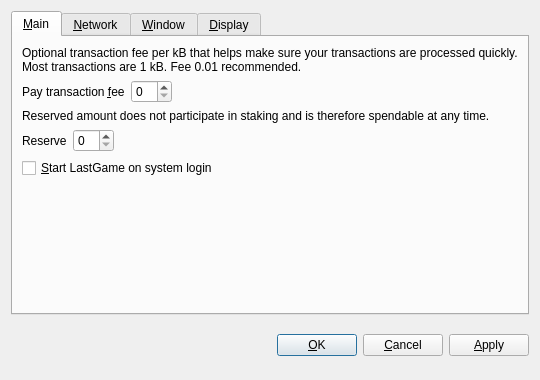
<?xml version="1.0" encoding="UTF-8"?>
<ui version="4.0">
 <class>OptionsDialog</class>
 <widget class="QDialog" name="OptionsDialog">
  <property name="geometry">
   <rect>
    <x>0</x>
    <y>0</y>
    <width>540</width>
    <height>380</height>
   </rect>
  </property>
  <property name="windowTitle">
   <string>Options</string>
  </property>
  <property name="modal">
   <bool>true</bool>
  </property>
  <layout class="QVBoxLayout" name="verticalLayout">
   <item>
    <widget class="QTabWidget" name="tabWidget">
     <property name="tabPosition">
      <enum>QTabWidget::North</enum>
     </property>
     <property name="currentIndex">
      <number>0</number>
     </property>
     <widget class="QWidget" name="tabMain">
      <attribute name="title">
       <string>&amp;Main</string>
      </attribute>
      <layout class="QVBoxLayout" name="verticalLayout_Main">
       <item>
        <widget class="QLabel" name="transactionFeeInfoLabel">
         <property name="text">
          <string>Optional transaction fee per kB that helps make sure your transactions are processed quickly. Most transactions are 1 kB. Fee 0.01 recommended.</string>
         </property>
         <property name="textFormat">
          <enum>Qt::PlainText</enum>
         </property>
         <property name="wordWrap">
          <bool>true</bool>
         </property>
        </widget>
       </item>
       <item>
        <layout class="QHBoxLayout" name="horizontalLayoutFee">
         <item>
          <widget class="QLabel" name="transactionFeeLabel">
           <property name="text">
            <string>Pay transaction &amp;fee</string>
           </property>
           <property name="textFormat">
            <enum>Qt::PlainText</enum>
           </property>
           <property name="buddy">
            <cstring>transactionFee</cstring>
           </property>
          </widget>
         </item>
         <item>
          <widget class="BitcoinAmountField" name="transactionFee"/>
         </item>
         <item>
          <spacer name="horizontalSpacerFee">
           <property name="orientation">
            <enum>Qt::Horizontal</enum>
           </property>
           <property name="sizeHint" stdset="0">
            <size>
             <width>40</width>
             <height>20</height>
            </size>
           </property>
          </spacer>
         </item>
        </layout>
       </item>
       <item>
        <widget class="QLabel" name="reserveBalanceInfoLabel">
         <property name="text">
          <string>Reserved amount does not participate in staking and is therefore spendable at any time.</string>
         </property>
         <property name="textFormat">
          <enum>Qt::PlainText</enum>
         </property>
         <property name="wordWrap">
          <bool>true</bool>
         </property>
        </widget>
       </item>
       <item>
        <layout class="QHBoxLayout" name="horizontalLayoutReserveBalance">
         <item>
          <widget class="QLabel" name="reserveBalanceLabel">
           <property name="text">
            <string>Reserve</string>
           </property>
           <property name="textFormat">
            <enum>Qt::PlainText</enum>
           </property>
           <property name="buddy">
            <cstring>reserveBalance</cstring>
           </property>
          </widget>
         </item>
         <item>
          <widget class="BitcoinAmountField" name="reserveBalance"/>
         </item>
         <item>
          <spacer name="horizontalSpacerReserveBalance">
           <property name="orientation">
            <enum>Qt::Horizontal</enum>
           </property>
           <property name="sizeHint" stdset="0">
            <size>
             <width>40</width>
             <height>20</height>
            </size>
           </property>
          </spacer>
         </item>
        </layout>
       </item>
       <item>
        <widget class="QCheckBox" name="bitcoinAtStartup">
         <property name="toolTip">
          <string>Automatically start LastGame after logging in to the system.</string>
         </property>
         <property name="text">
          <string>&amp;Start LastGame on system login</string>
         </property>
        </widget>
       </item>
       <item>
        <spacer name="verticalSpacer_Main">
         <property name="orientation">
          <enum>Qt::Vertical</enum>
         </property>
         <property name="sizeHint" stdset="0">
          <size>
           <width>20</width>
           <height>40</height>
          </size>
         </property>
        </spacer>
       </item>
      </layout>
     </widget>
     <widget class="QWidget" name="tabNetwork">
      <attribute name="title">
       <string>&amp;Network</string>
      </attribute>
      <layout class="QVBoxLayout" name="verticalLayout_Network">
       <item>
        <widget class="QCheckBox" name="mapPortUpnp">
         <property name="toolTip">
          <string>Automatically open the LastGame client port on the router. This only works when your router supports UPnP and it is enabled.</string>
         </property>
         <property name="text">
          <string>Map port using &amp;UPnP</string>
         </property>
        </widget>
       </item>
       <item>
        <widget class="QCheckBox" name="connectSocks">
         <property name="toolTip">
          <string>Connect to the LastGame network through a SOCKS proxy (e.g. when connecting through Tor).</string>
         </property>
         <property name="text">
          <string>&amp;Connect through SOCKS proxy:</string>
         </property>
        </widget>
       </item>
       <item>
        <layout class="QHBoxLayout" name="horizontalLayout_Network">
         <item>
          <widget class="QLabel" name="proxyIpLabel">
           <property name="text">
            <string>Proxy &amp;IP:</string>
           </property>
           <property name="textFormat">
            <enum>Qt::PlainText</enum>
           </property>
           <property name="buddy">
            <cstring>proxyIp</cstring>
           </property>
          </widget>
         </item>
         <item>
          <widget class="QValidatedLineEdit" name="proxyIp">
           <property name="maximumSize">
            <size>
             <width>140</width>
             <height>16777215</height>
            </size>
           </property>
           <property name="toolTip">
            <string>IP address of the proxy (e.g. 127.0.0.1)</string>
           </property>
          </widget>
         </item>
         <item>
          <widget class="QLabel" name="proxyPortLabel">
           <property name="text">
            <string>&amp;Port:</string>
           </property>
           <property name="textFormat">
            <enum>Qt::PlainText</enum>
           </property>
           <property name="buddy">
            <cstring>proxyPort</cstring>
           </property>
          </widget>
         </item>
         <item>
          <widget class="QLineEdit" name="proxyPort">
           <property name="maximumSize">
            <size>
             <width>55</width>
             <height>16777215</height>
            </size>
           </property>
           <property name="toolTip">
            <string>Port of the proxy (e.g. 9050)</string>
           </property>
          </widget>
         </item>
         <item>
          <widget class="QLabel" name="socksVersionLabel">
           <property name="text">
            <string>SOCKS &amp;Version:</string>
           </property>
           <property name="textFormat">
            <enum>Qt::PlainText</enum>
           </property>
           <property name="buddy">
            <cstring>socksVersion</cstring>
           </property>
          </widget>
         </item>
         <item>
          <widget class="QValueComboBox" name="socksVersion">
           <property name="toolTip">
            <string>SOCKS version of the proxy (e.g. 5)</string>
           </property>
          </widget>
         </item>
         <item>
          <spacer name="horizontalSpacer_Network">
           <property name="orientation">
            <enum>Qt::Horizontal</enum>
           </property>
           <property name="sizeHint" stdset="0">
            <size>
             <width>40</width>
             <height>20</height>
            </size>
           </property>
          </spacer>
         </item>
        </layout>
       </item>
       <item>
        <spacer name="verticalSpacer_Network">
         <property name="orientation">
          <enum>Qt::Vertical</enum>
         </property>
         <property name="sizeHint" stdset="0">
          <size>
           <width>20</width>
           <height>40</height>
          </size>
         </property>
        </spacer>
       </item>
      </layout>
     </widget>
     <widget class="QWidget" name="tabWindow">
      <attribute name="title">
       <string>&amp;Window</string>
      </attribute>
      <layout class="QVBoxLayout" name="verticalLayout_Window">
       <item>
        <widget class="QCheckBox" name="minimizeToTray">
         <property name="toolTip">
          <string>Show only a tray icon after minimizing the window.</string>
         </property>
         <property name="text">
          <string>&amp;Minimize to the tray instead of the taskbar</string>
         </property>
        </widget>
       </item>
       <item>
        <widget class="QCheckBox" name="minimizeOnClose">
         <property name="toolTip">
          <string>Minimize instead of exit the application when the window is closed. When this option is enabled, the application will be closed only after selecting Quit in the menu.</string>
         </property>
         <property name="text">
          <string>M&amp;inimize on close</string>
         </property>
        </widget>
       </item>
       <item>
        <spacer name="verticalSpacer_Window">
         <property name="orientation">
          <enum>Qt::Vertical</enum>
         </property>
         <property name="sizeHint" stdset="0">
          <size>
           <width>20</width>
           <height>40</height>
          </size>
         </property>
        </spacer>
       </item>
      </layout>
     </widget>
     <widget class="QWidget" name="tabDisplay">
      <attribute name="title">
       <string>&amp;Display</string>
      </attribute>
      <layout class="QVBoxLayout" name="verticalLayout_Display">
       <item>
        <layout class="QHBoxLayout" name="horizontalLayout_1_Display">
         <item>
          <widget class="QLabel" name="langLabel">
           <property name="text">
            <string>User Interface &amp;language:</string>
           </property>
           <property name="textFormat">
            <enum>Qt::PlainText</enum>
           </property>
           <property name="buddy">
            <cstring>lang</cstring>
           </property>
          </widget>
         </item>
         <item>
          <widget class="QValueComboBox" name="lang">
           <property name="toolTip">
            <string>The user interface language can be set here. This setting will take effect after restarting LastGame.</string>
           </property>
          </widget>
         </item>
        </layout>
       </item>
       <item>
        <layout class="QHBoxLayout" name="horizontalLayout_2_Display">
         <item>
          <widget class="QLabel" name="unitLabel">
           <property name="text">
            <string>&amp;Unit to show amounts in:</string>
           </property>
           <property name="textFormat">
            <enum>Qt::PlainText</enum>
           </property>
           <property name="buddy">
            <cstring>unit</cstring>
           </property>
          </widget>
         </item>
         <item>
          <widget class="QValueComboBox" name="unit">
           <property name="toolTip">
            <string>Choose the default subdivision unit to show in the interface and when sending coins.</string>
           </property>
          </widget>
         </item>
        </layout>
       </item>
       <item>
        <widget class="QCheckBox" name="displayAddresses">
         <property name="toolTip">
          <string>Whether to show LastGame addresses in the transaction list or not.</string>
         </property>
         <property name="text">
          <string>&amp;Display addresses in transaction list</string>
         </property>
        </widget>
       </item>
       <item>
        <widget class="QCheckBox" name="coinControlFeatures">
         <property name="toolTip">
          <string>Whether to show coin control features or not.</string>
         </property>
         <property name="text">
          <string>Display coin &amp;control features (experts only!)</string>
         </property>
        </widget>
       </item>
       <item>
        <spacer name="verticalSpacer_Display">
         <property name="orientation">
          <enum>Qt::Vertical</enum>
         </property>
         <property name="sizeHint" stdset="0">
          <size>
           <width>20</width>
           <height>40</height>
          </size>
         </property>
        </spacer>
       </item>
      </layout>
     </widget>
    </widget>
   </item>
   <item>
    <layout class="QHBoxLayout" name="horizontalLayout_Buttons">
     <item>
      <spacer name="horizontalSpacer_1">
       <property name="orientation">
        <enum>Qt::Horizontal</enum>
       </property>
       <property name="sizeHint" stdset="0">
        <size>
         <width>40</width>
         <height>48</height>
        </size>
       </property>
      </spacer>
     </item>
     <item>
      <widget class="QLabel" name="statusLabel">
       <property name="font">
        <font>
         <weight>75</weight>
         <bold>true</bold>
        </font>
       </property>
       <property name="text">
        <string/>
       </property>
       <property name="textFormat">
        <enum>Qt::PlainText</enum>
       </property>
       <property name="wordWrap">
        <bool>true</bool>
       </property>
      </widget>
     </item>
     <item>
      <spacer name="horizontalSpacer_2">
       <property name="orientation">
        <enum>Qt::Horizontal</enum>
       </property>
       <property name="sizeHint" stdset="0">
        <size>
         <width>40</width>
         <height>48</height>
        </size>
       </property>
      </spacer>
     </item>
     <item>
      <widget class="QPushButton" name="okButton">
       <property name="text">
        <string>&amp;OK</string>
       </property>
      </widget>
     </item>
     <item>
      <widget class="QPushButton" name="cancelButton">
       <property name="text">
        <string>&amp;Cancel</string>
       </property>
       <property name="autoDefault">
        <bool>false</bool>
       </property>
      </widget>
     </item>
     <item>
      <widget class="QPushButton" name="applyButton">
       <property name="text">
        <string>&amp;Apply</string>
       </property>
       <property name="autoDefault">
        <bool>false</bool>
       </property>
      </widget>
     </item>
    </layout>
   </item>
  </layout>
 </widget>
 <customwidgets>
  <customwidget>
   <class>BitcoinAmountField</class>
   <extends>QSpinBox</extends>
   <header>bitcoinamountfield.h</header>
  </customwidget>
  <customwidget>
   <class>QValueComboBox</class>
   <extends>QComboBox</extends>
   <header>qvaluecombobox.h</header>
  </customwidget>
  <customwidget>
   <class>QValidatedLineEdit</class>
   <extends>QLineEdit</extends>
   <header>qvalidatedlineedit.h</header>
  </customwidget>
 </customwidgets>
 <resources/>
 <connections/>
</ui>
